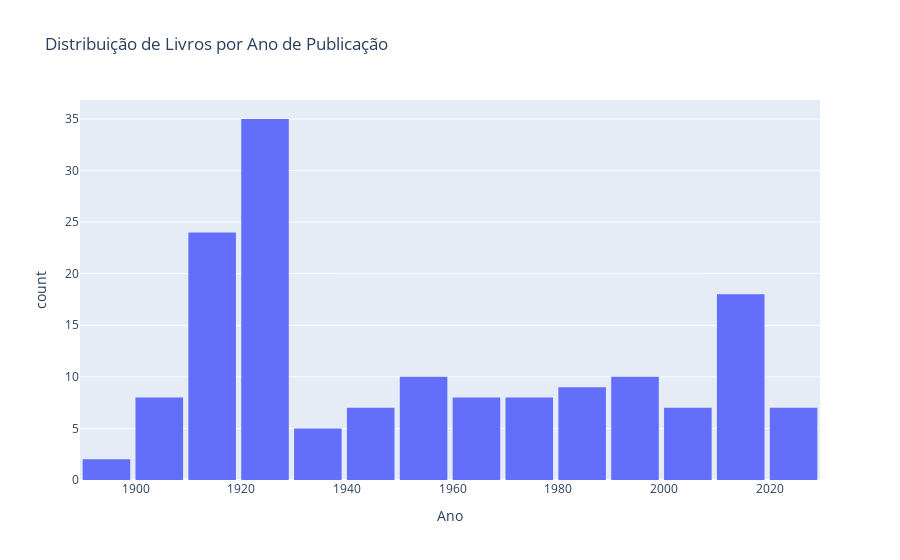

Write notebook code for a chart like this one.
### Markdown cell above
## 3. Evolução Temporal das Publicações

Abaixo, utilizamos um histograma para visualizar a distribuição dos livros ao longo dos anos. Esta análise é fundamental para identificar se a base de dados reflete tendências recentes do mercado ou se é composta por títulos clássicos e históricos. 

*Nota: Valores ausentes na data de publicação foram desconsiderados para garantir a precisão do eixo temporal.*

### Code cell
df['published_year'] = pd.to_numeric(df['published_year'], errors='coerce')

fig_year = px.histogram(df.dropna(subset=['published_year']), 
                        x='published_year',
                        title='Distribuição de Livros por Ano de Publicação',
                        labels={'published_year': 'Ano'},
                        nbins=20)

fig_year.update_layout(bargap=0.1)
fig_year.show()

### Figure 1 — Plotly figure (JSON) as saved in the notebook; plotly's stock layout.template omitted (floating-point values rounded to 4 significant figures; data arrays with more than 128 entries replaced by an {"elided": "..."} marker saying what was removed)
{"data": [{"bingroup": "x", "hovertemplate": "Ano=%{x}<br>count=%{y}<extra></extra>", "legendgroup": "", "marker": {"color": "#636efa", "pattern": {"shape": ""}}, "name": "", "nbinsx": 20, "orientation": "v", "showlegend": false, "type": "histogram", "x": {"elided": "158 float values"}, "xaxis": "x", "yaxis": "y"}], "layout": {"bargap": 0.1, "barmode": "relative", "legend": {"tracegroupgap": 0}, "title": {"text": "Distribuição de Livros por Ano de Publicação"}, "xaxis": {"anchor": "y", "domain": [0, 1], "title": {"text": "Ano"}}, "yaxis": {"anchor": "x", "domain": [0, 1], "title": {"text": "count"}}}}
